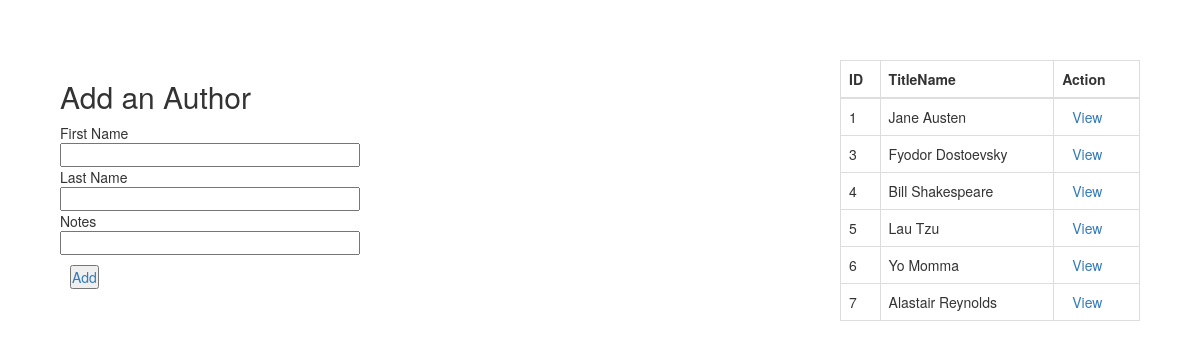
The app's page /authors with its own data.
### app_books_authors/models.py (models this page shows)
class Author(models.Model):
    first_name = models.CharField(max_length=255)
    last_name = models.CharField(max_length=255)
    book = models.ManyToManyField(Book, related_name="authors")
    notes = models.TextField(default="")
    created_at = models.DateTimeField(auto_now_add=True)
    updated_at = models.DateTimeField(auto_now=True)

### app_books_authors/views.py (the view)
# urls.py: path('authors', views.list_authors),
def list_authors(request):
    context = {
        "all_books": Book.objects.all(),
        "all_authors": Author.objects.all(),
    }
    return render(request, 'list_authors.html', context)

### app_books_authors/templates/list_authors.html (shortened to what this page needs)
<!DOCTYPE html>
<html lang="en">
<head>
    {%load static%}
    <link rel="stylesheet" href="{% static 'style.css' %}">
    <link rel="stylesheet" href="https://stackpath.bootstrapcdn.com/bootstrap/3.4.1/css/bootstrap.min.css">
</head>
<body>
    <div id="container">
        <div class="add">
            <h2>Add an Author</h2>
            <form action="/add_author" method="POST">
                First Name <input type="text" name="first_name">
                Last Name <input type="text" name="last_name">
                Notes <input type="text" name="notes">
                <a href="/add_author"><button>Add</button></a>
            </form>
        </div>
        <table class="table table-bordered">
            <thead>
                <tr>
                    <th>ID</th>
                    <th>TitleName</th>
                    <th>Action</th>
                </tr>
            </thead>
            <tbody>
                {%for author in all_authors%}
                <tr>
                    <td>{{author.id}}</td>
                    <td>{{author.first_name}} {{author.last_name}}</td>
                    <td><a href="/authors/{{author.id}}">View</a></td>
                </tr>
                {%endfor%}
            </tbody>
        </table>
    </div>
</body>
</html>

### app_books_authors/static/style.css (style rules this page uses)
* { margin: 0; padding: 0; }
#container { margin: auto; display: flex; justify-content: space-between; padding: 60px; }
.add { display: flex; flex-direction: column; width: 300px; margin-right: 20px; }
form { display: flex; flex-direction: column; }
a { margin: 10px; }
table { width: 300px !important; }

### records on screen
Author: id "1", first_name "Jane", last_name "Austen"
Author: id "3", first_name "Fyodor", last_name "Dostoevsky"
Author: id "4", first_name "Bill", last_name "Shakespeare"
Author: id "5", first_name "Lau", last_name "Tzu"
Author: id "6", first_name "Yo", last_name "Momma"
Author: id "7", first_name "Alastair", last_name "Reynolds"
